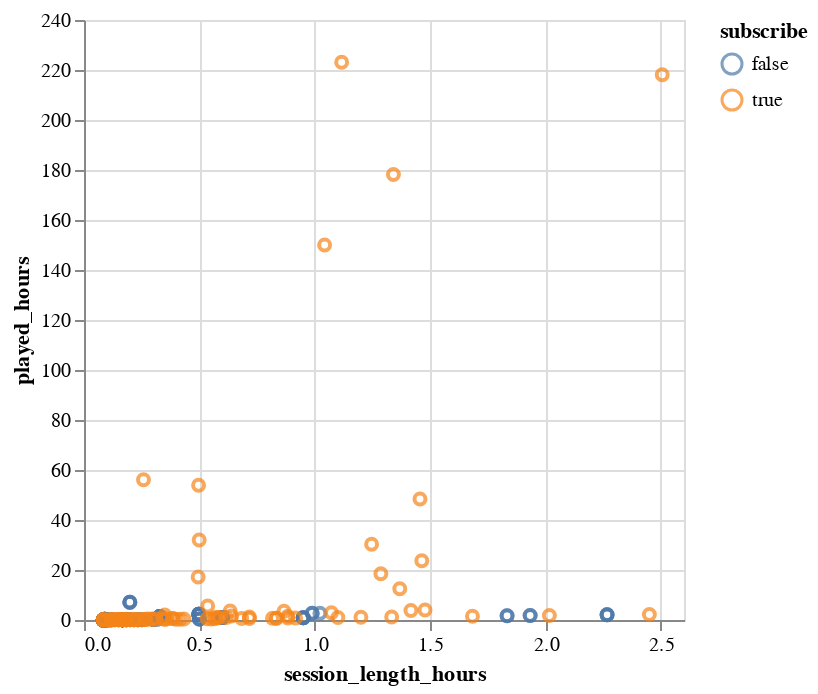

Write notebook code for a chart like this one.
### Code cell
players_sessions_plot_2

### Figure 1 — Vega specification as saved in the notebook (floating-point values rounded to 4 significant figures; data arrays with more than 128 entries replaced by an {"elided": "..."} marker saying what was removed)
{"$schema": "https://vega.github.io/schema/vega/v5.json", "data": [{"name": "source_0", "values": {"elided": "186 records"}}, {"name": "source_0_x_domain_session_length_hours", "values": [{"min": 0.08333, "max": 2.506}]}, {"name": "source_0_y_domain_played_hours", "values": [{"min": 0.0, "max": 223.1}]}, {"name": "source_0_color_domain_subscribe", "values": [{"subscribe": false}, {"subscribe": true}]}], "marks": [{"type": "symbol", "name": "marks", "from": {"data": "source_0"}, "encode": {"update": {"fill": {"value": "transparent"}, "x": {"field": "session_length_hours", "scale": "x"}, "y": {"field": "played_hours", "scale": "y"}, "stroke": {"field": "subscribe", "scale": "color"}, "opacity": {"value": 0.7}}}, "style": ["point"]}], "scales": [{"name": "x", "type": "linear", "domain": [{"signal": "(data(\"source_0_x_domain_session_length_hours\")[0] || {}).min"}, {"signal": "(data(\"source_0_x_domain_session_length_hours\")[0] || {}).max"}], "range": [0, {"signal": "width"}], "zero": true, "nice": true}, {"name": "y", "type": "linear", "domain": [{"signal": "(data(\"source_0_y_domain_played_hours\")[0] || {}).min"}, {"signal": "(data(\"source_0_y_domain_played_hours\")[0] || {}).max"}], "range": [{"signal": "height"}, 0], "zero": true, "nice": true}, {"name": "color", "type": "ordinal", "domain": {"data": "source_0_color_domain_subscribe", "field": "subscribe", "sort": true}, "range": "category"}], "axes": [{"scale": "x", "orient": "bottom", "aria": false, "grid": true, "domain": false, "gridScale": "y", "tickCount": {"signal": "ceil(width/40)"}, "labels": false, "minExtent": 0, "maxExtent": 0, "ticks": false, "zindex": 0}, {"scale": "y", "tickCount": {"signal": "ceil(height/40)"}, "aria": false, "maxExtent": 0, "minExtent": 0, "grid": true, "ticks": false, "gridScale": "x", "labels": false, "orient": "left", "domain": false, "zindex": 0}, {"scale": "x", "zindex": 0, "grid": false, "labelOverlap": true, "tickCount": {"signal": "ceil(width/40)"}, "orient": "bottom", "title": "session_length_hours", "labelFlush": true}, {"scale": "y", "zindex": 0, "orient": "left", "grid": false, "title": "played_hours", "labelOverlap": true, "tickCount": {"signal": "ceil(height/40)"}}], "padding": 5, "style": "cell", "legends": [{"stroke": "color", "symbolType": "circle", "title": "subscribe", "encode": {"symbols": {"update": {"fill": {"value": "transparent"}, "opacity": {"value": 0.7}}}}}], "width": 300, "height": 300, "background": "white"}
